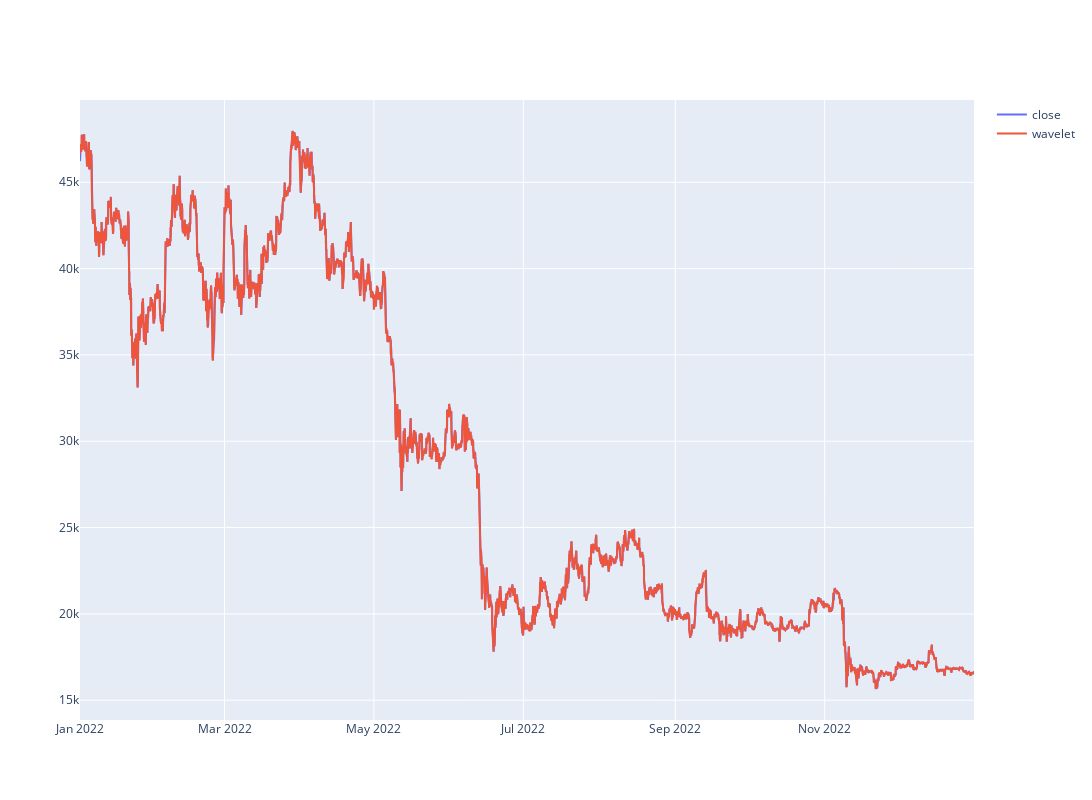

Source (notebook cell):
### Code cell
fig = go.Figure()

fig.add_trace(go.Scatter(name='close', x=x, y=y, mode='lines'))
fig.add_trace(go.Scatter(name='wavelet', x=x, y=y_rec, mode='lines'))

fig.update_layout(title="", width=1200, height=800)

fig.show()

### Figure 1 — Plotly figure (JSON) as saved in the notebook; plotly's stock layout.template omitted (floating-point values rounded to 4 significant figures; data arrays with more than 128 entries replaced by an {"elided": "..."} marker saying what was removed)
{"data": [{"mode": "lines", "name": "close", "type": "scatter", "x": {"elided": "8760 str values"}, "y": {"elided": "8760 float values"}}, {"mode": "lines", "name": "wavelet", "type": "scatter", "x": {"elided": "8760 str values"}, "y": {"elided": "8759 float values"}}], "layout": {"height": 800, "title": {"text": ""}, "width": 1200}}
